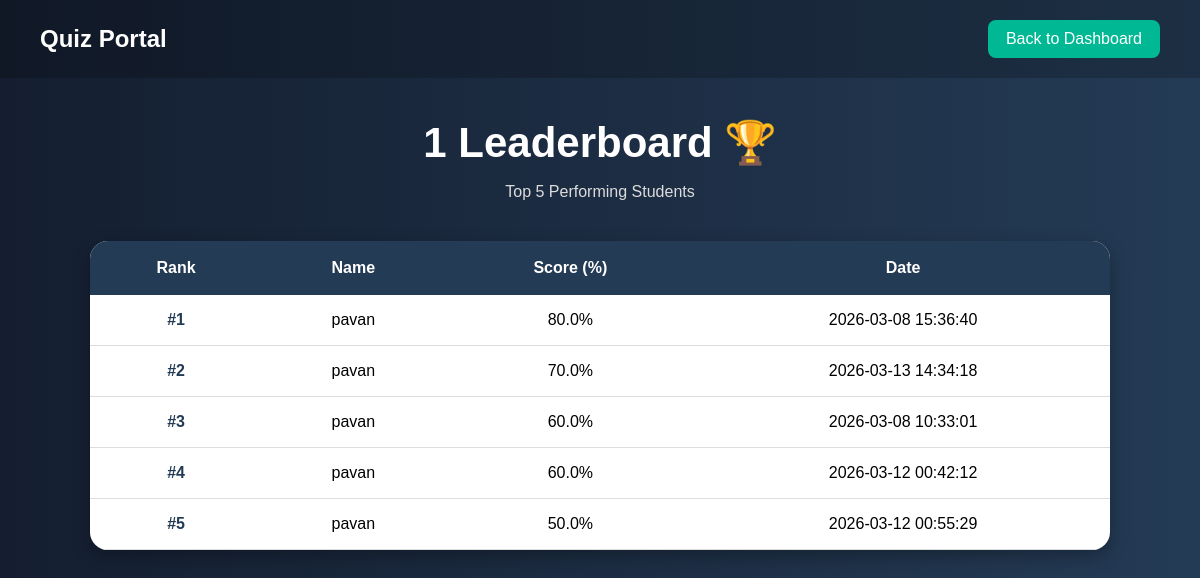
The app's page /leaderboard/1 (signed in), older data.
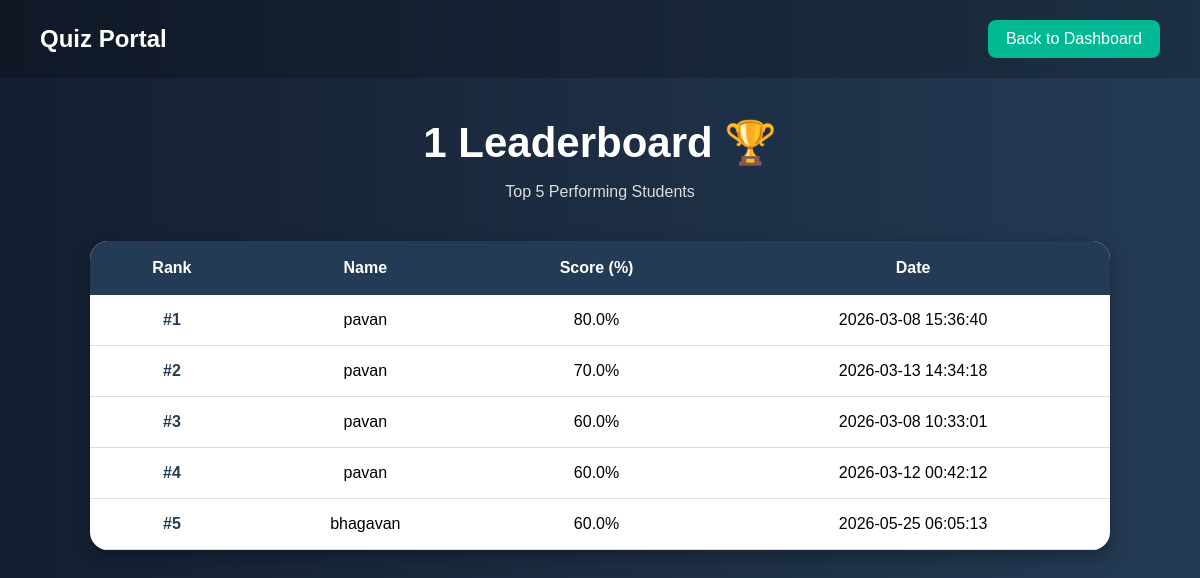
The same page, newer data.
### tables this page shows
CREATE TABLE test_history (
    id INTEGER PRIMARY KEY AUTOINCREMENT,
    category TEXT,
    score INTEGER,
    total INTEGER,
    percentage REAL,
    date TIMESTAMP DEFAULT CURRENT_TIMESTAMP
    , user_id INTEGER, difficulty TEXT);

CREATE TABLE users (
            id INTEGER PRIMARY KEY AUTOINCREMENT,
            name TEXT NOT NULL,
            email TEXT UNIQUE NOT NULL,
            password TEXT NOT NULL,
            role TEXT DEFAULT 'user',
            created_at TEXT
        );

### app.py (the view)
@app.route("/leaderboard/<int:category>")
def leaderboard(category):
    conn = get_db()
    cursor = conn.cursor()
    cursor.execute(
        """SELECT users.name,
       (test_history.score * 100.0 / test_history.total) AS percentage,
       test_history.date
       FROM test_history
       JOIN users ON users.id = test_history.user_id
       WHERE category = ?
       ORDER BY percentage DESC
       LIMIT 5
       """,(category,)
       )
    top_students = cursor.fetchall()
    conn.close()
    return render_template("leaderboard.html", category=category, top_students=top_students)

### app.py (called while the page is built)
def get_db():
    conn = sqlite3.connect("database.db")
    conn.execute("PRAGMA foreign_keys = ON")
    return conn

### templates/leaderboard.html (shortened to what this page needs)
<!DOCTYPE html>
<html lang="en">
<head>
</head>
<body>
    <div class="navbar">
        <h2>Quiz Portal</h2>
        <a href="{{ url_for('dashboard') }}" class="back-btn">
            Back to Dashboard
        </a>
    </div>
    <div class="main">
        <h1>{{ category }} Leaderboard 🏆</h1>
        <p>Top 5 Performing Students</p>
    </div>
    {% if top_students %}
    <div class="table-container">
        <table>
            <tr>
                <th>Rank</th>
                <th>Name</th>
                <th>Score (%)</th>
                <th>Date</th>
            </tr>
            {% for student in top_students %}
            <tr>
                <td class="rank">
                    #{{ loop.index }}
                </td>
                <td>{{ student[0] }}</td>
                <td>{{ student[1] }}%</td>
                <td>{{ student[2] }}</td>
            </tr>
            {% endfor %}
        </table>
    </div>
    {% else %}
    <div class="empty-box">
        <h2>No Attempts Yet 😔</h2>
        <p>Be the first student to appear on the leaderboard.</p>
    </div>
    {% endif %}
</body>
</html>

### templates/leaderboard.html (style rules this page uses)
body { margin: 0; font-family: Arial, sans-serif; background: linear-gradient(to right, #141e30, #243b55); color: white; }
.navbar { display: flex; justify-content: space-between; align-items: center; padding: 20px 40px; background-color: rgba(0, 0, 0, 0.2); }
.navbar h2 { margin: 0; }
.back-btn { text-decoration: none; color: white; background-color: #00b894; padding: 10px 18px; border-radius: 8px; transition: 0.3s ease; }
.main { text-align: center; margin-top: 40px; }
.main h1 { font-size: 42px; margin-bottom: 10px; }
.main p { color: #dcdcdc; }
.table-container { width: 85%; margin: 40px auto; background-color: white; border-radius: 18px; overflow: hidden; box-shadow: 0px 6px 18px rgba(0, 0, 0, 0.3); animation: fadeIn 0.8s ease; }
table { width: 100%; border-collapse: collapse; color: black; }
th { background-color: #243b55; color: white; padding: 18px; font-size: 16px; }
td { padding: 16px; text-align: center; border-bottom: 1px solid #ddd; }
.rank { font-weight: bold; color: #243b55; }

Row changes from the older to the newer data that the page shows:
no longer on this page (row unchanged): test_history: name "pavan", percentage "50.0", date "2026-03-12 00:55:29"
added test_history: name "bhagavan", percentage "60.0", date "2026-05-25 06:05:13"
